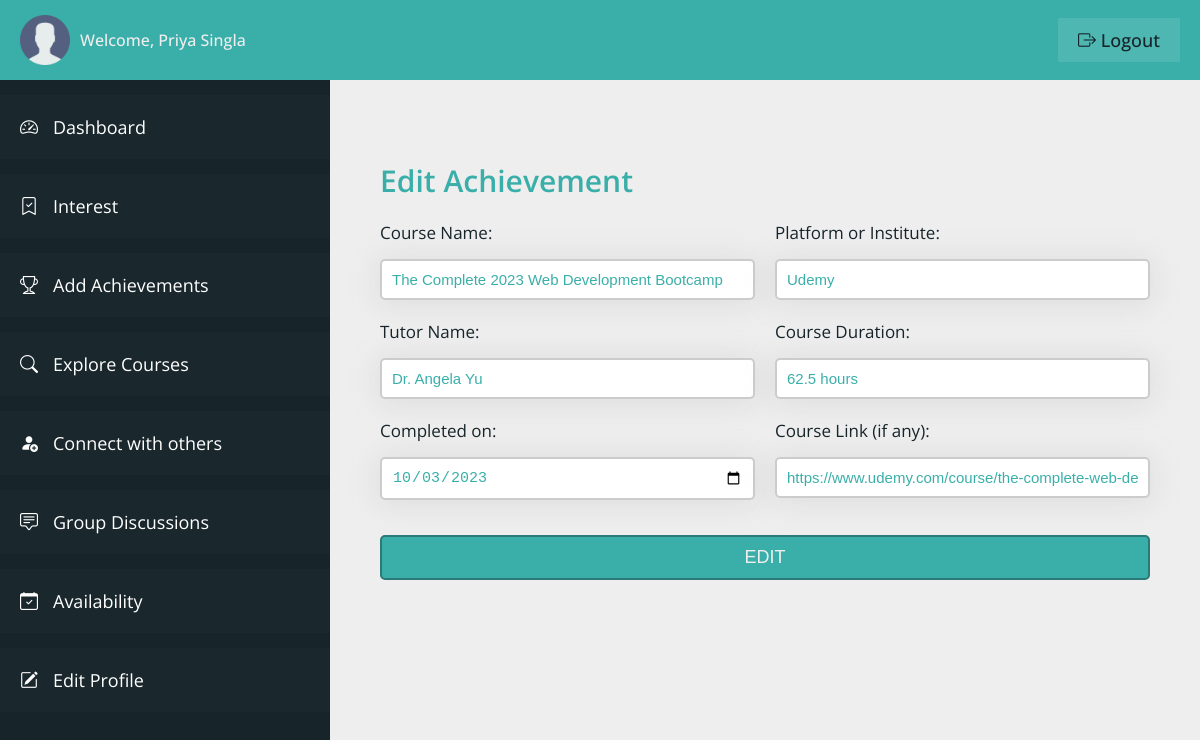
Page /student/edit-user-achievement.php?aid=4 (signed in) on the earlier database version.
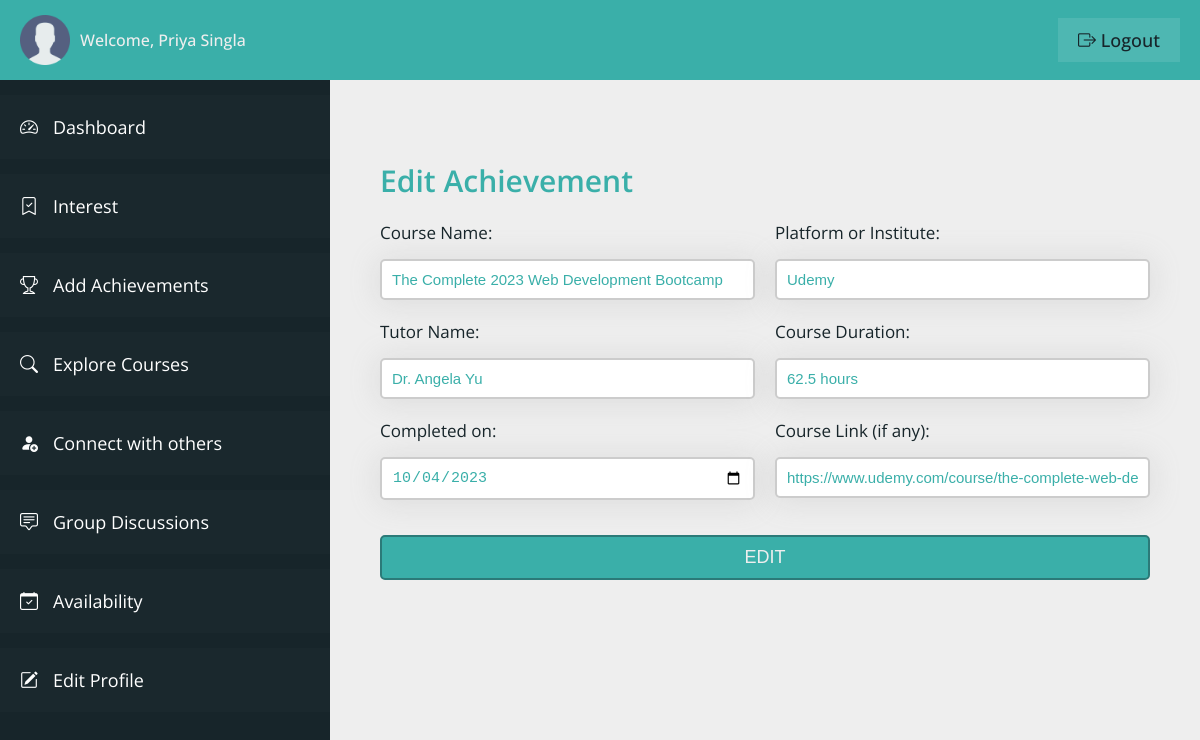
Same page on the later database version.
### tables this page shows
CREATE TABLE `achievement_table` (
  `achievement_id` int(11) NOT NULL,
  `achievement_userid` int(11) NOT NULL,
  `achievement_course` varchar(100) NOT NULL,
  `achievement_platform` varchar(100) NOT NULL,
  `achievement_tutor` varchar(100) NOT NULL,
  `achievement_courseduration` varchar(20) NOT NULL,
  `achievement_courselink` varchar(200) NOT NULL,
  `achievement_completedon` varchar(20) NOT NULL,
  `added_on` datetime NOT NULL DEFAULT current_timestamp()
);

### student/edit-user-achievement.php (the view, shortened to what the changed rows need)
<?php
include "connection.php";
?>
<!DOCTYPE html>
<html lang="en">
<head>
    <link rel="stylesheet" href="css/style-dashboard.css">
    <link rel="stylesheet" href="https://cdn.jsdelivr.net/npm/bootstrap-icons@1.11.0/font/bootstrap-icons.css">
</head>
<body>
    <div class="container">
        <main class="main__content">
            <div class="login-container-2">
                <form action="<?php echo htmlspecialchars($_SERVER['REQUEST_URI']) ?>" method="post"
                    class="login__form">
                    <?php
                    $eq = "SELECT * FROM `achievement_table` WHERE `achievement_userid` = '" . $_SESSION['userIdVce'] . "' AND `achievement_id` = '" . $_GET['aid'] . "'";
                    $er = mysqli_query($con, $eq);
                    if (mysqli_num_rows($er) > 0) {
                        while ($erow = mysqli_fetch_array(($er))) {
                    ?>
                    <div class="input">
                        <label class="label__text">Course Name:</label>
                        <input type="text" value="<?php echo $erow['achievement_course']; ?>" class="input__box"
                            name="c_name" required>
                    </div>
                    <div class="input">
                        <label class="label__text">Platform or Institute:</label>
                        <input type="text" value="<?php echo $erow['achievement_platform']; ?>" class="input__box"
                            name="p_name" required>
                    </div>
                    <div class="input">
                        <label class="label__text">Tutor Name:</label>
                        <input type="text" value="<?php echo $erow['achievement_tutor']; ?>" class="input__box"
                            name="t_name" required>
                    </div>
                    <div class="input">
                        <label class="label__text">Course Duration:</label>
                        <input type="text" value="<?php echo $erow['achievement_courseduration']; ?>" class="input__box"
                            name="c_duration" required>
                    </div>
                    <div class="input">
                        <label class="label__text">Completed on:</label>
                        <input type="date" value="<?php echo $erow['achievement_completedon']; ?>" class="input__box"
                            name="c_completedon" required>
                    </div>
                    <div class="input">
                        <label class="label__text">Course Link (if any):</label>
                        <input type="text" value="<?php echo $erow['achievement_courselink']; ?>" class="input__box"
                            name="c_link">
                    </div>
                    <?php
                        }
                    } ?>
                </form>
            </div>
        </main>
    </div>
</body>
</html>

Differences in the rows shown:
changed achievement_table "Udemy": c_completedon "10/03/2023" → "10/04/2023"
